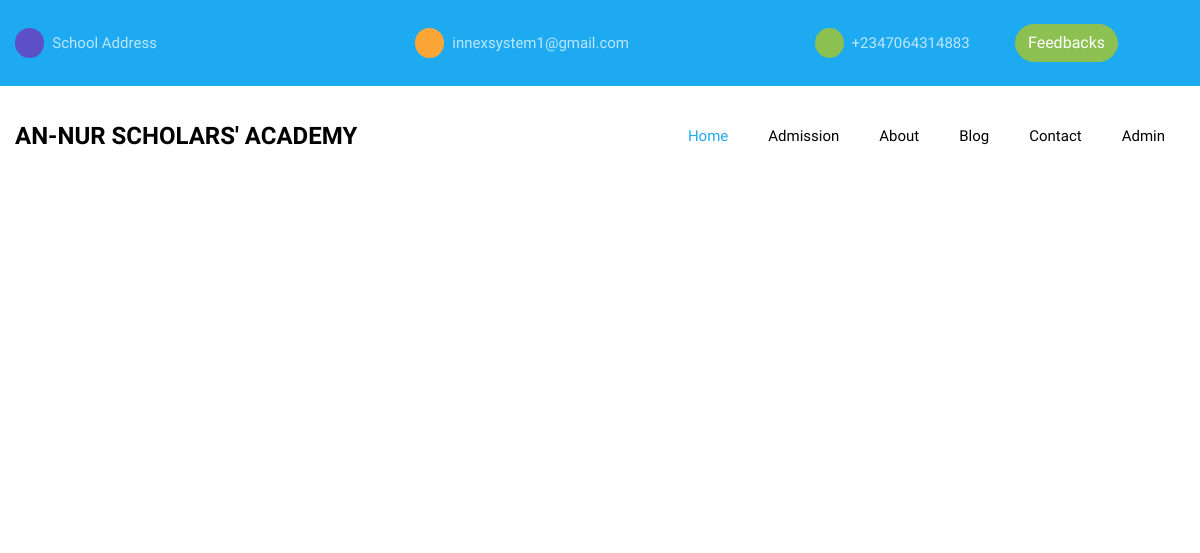
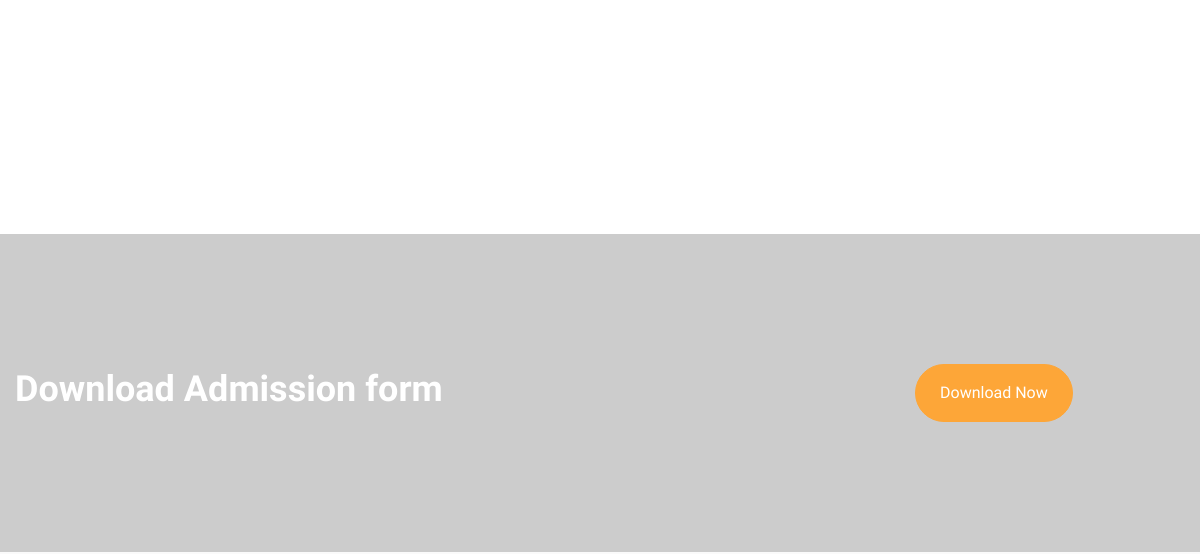
Before: / (upper part) with the older database file (2 pictures, top to bottom).
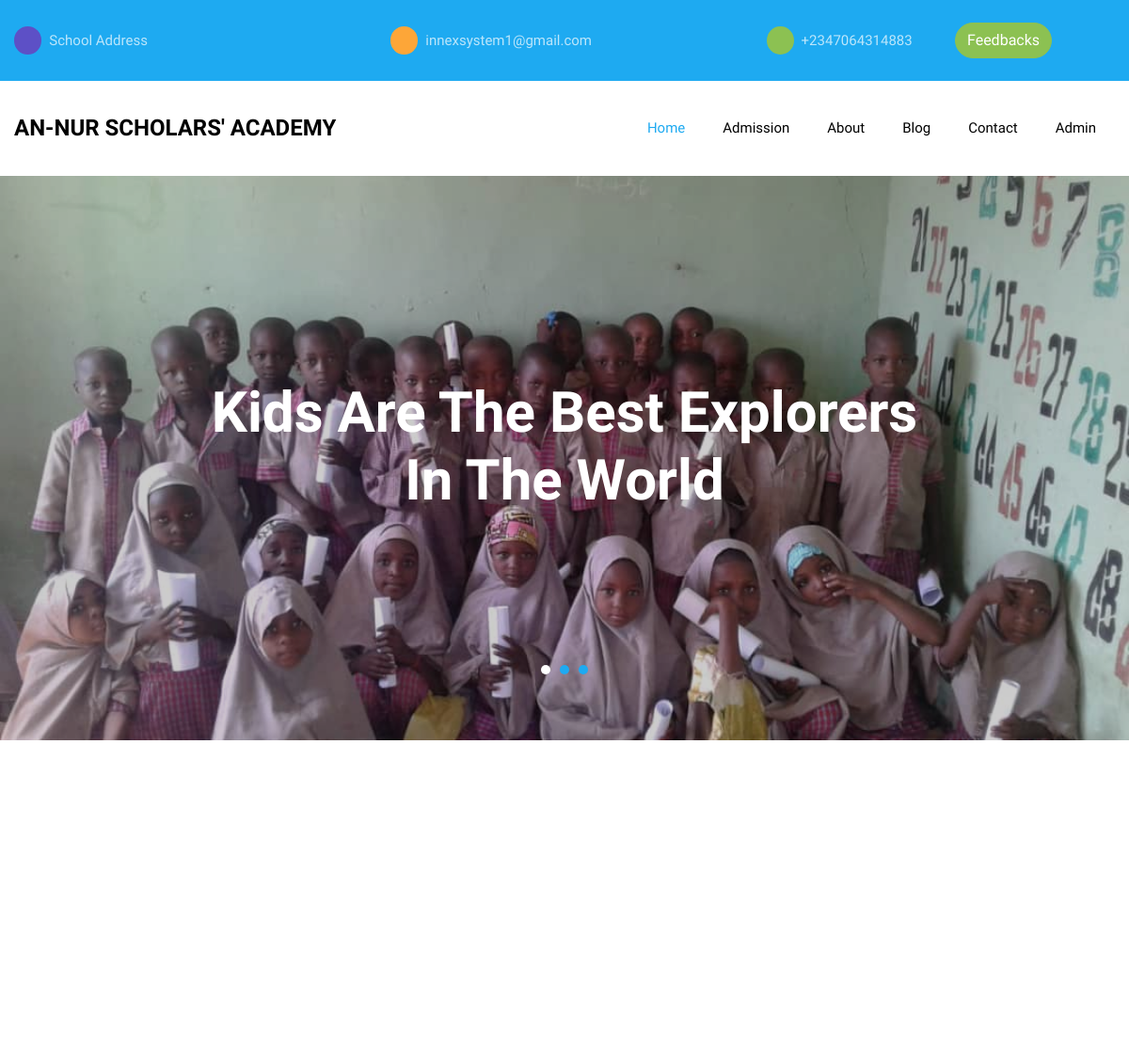
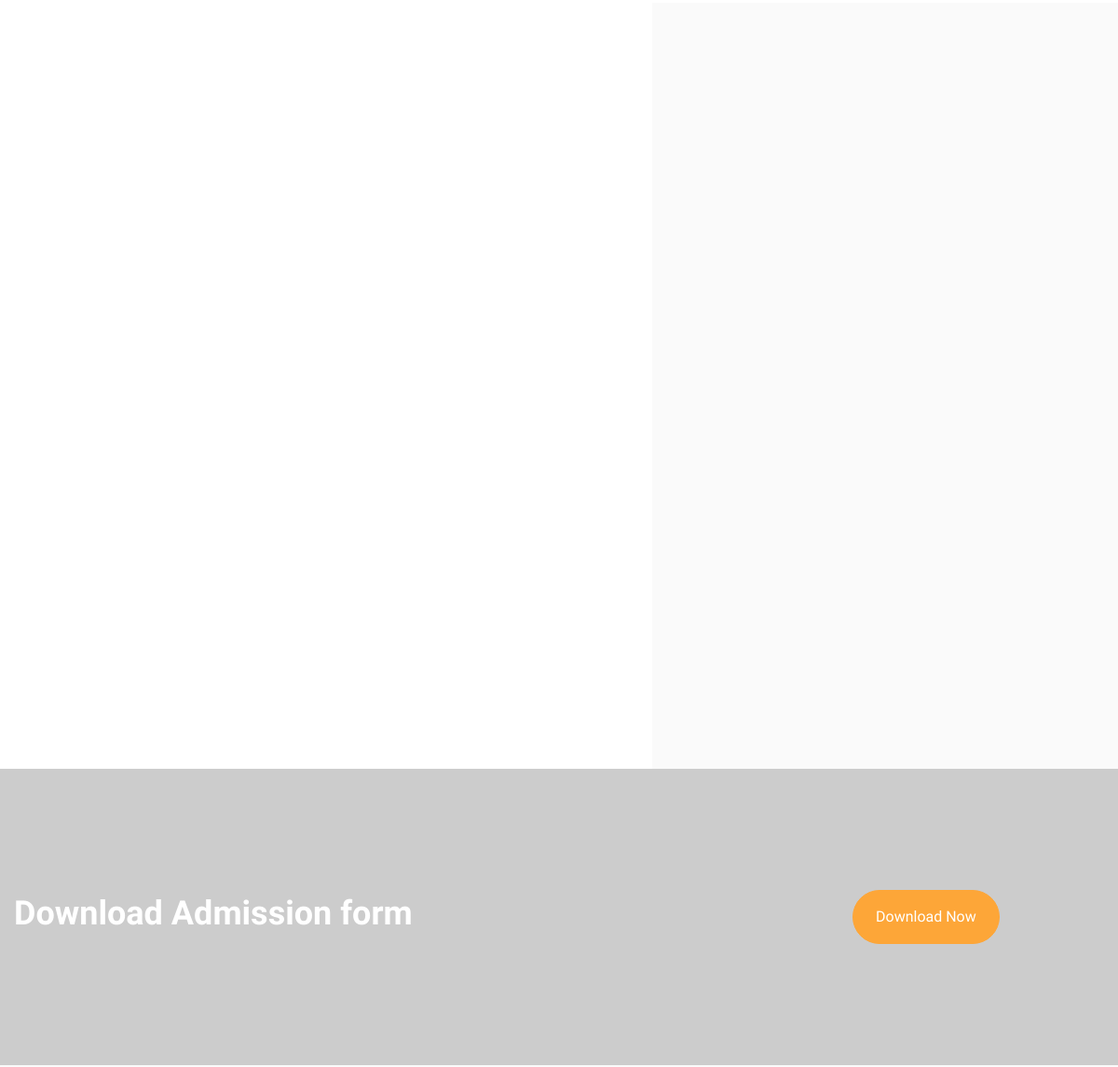
After: the same page with the newer database file (2 pictures, top to bottom).
### tables this page shows
CREATE TABLE `sliders` (
  `slider_id` int(11) NOT NULL,
  `slider_caption` text NOT NULL,
  `slider_date` varchar(225) NOT NULL,
  `slider_image` varchar(225) NOT NULL
);

### content-home.php (the view, shortened to what this page needs)
<?php
$query = "SELECT * FROM main_contents";
$select_all_main = mysqli_query($connection, $query);
?>
<section class="ftco-services ftco-no-pb">
    <div class="container-wrap">
        <div class="row no-gutters">
        </div>
    </div>
</section>
<section class="ftco-section ftco-no-pt ftc-no-pb" id="about">
    <div class="container">
        <?php
        while ($row = mysqli_fetch_assoc($select_all_main)) {
            ?>
        <div class="row">
            <div class="col-md-5 order-md-last wrap-about py-5 wrap-about bg-light">
            </div>
        </div>
        <?php
        }
        ?>
    </div>
</section>
<section class="ftco-intro" style="background-image: url(images/admission.jpg);" data-stellar-background-ratio="0.5">
    <div class="overlay"></div>
    <div class="container">
        <div class="row">
            <div class="col-md-9">
                <h2>Download Admission form </h2>
            </div>
            <div class="col-md-3 d-flex align-items-center">
                <p class="mb-0"><a href="admission.php" class="btn btn-secondary px-4 py-3">Download Now </a></p>
            </div>
        </div>
    </div>
</section>

### slider.php
<?php
$query = "SELECT * FROM sliders";
$select_all_slides = mysqli_query($connection, $query);
?>
<section class="home-slider owl-carousel">
    <?php
    while ($row = mysqli_fetch_assoc($select_all_slides)) {
        $slider_caption = $row['slider_caption'];
        $slider_image = $row['slider_image'];
        ?>
    <div class="slider-item" style="background-image:url(images/slider/<?php echo $slider_image; ?>);">
        <div class="overlay"></div>
        <div class="container">
            <div class="row no-gutters slider-text align-items-center justify-content-center"
                data-scrollax-parent="true">
                <div class="col-md-8 text-center ftco-animate">
                    <h1 class="mb-4"><?php echo $slider_caption; ?></span></h1>
                </div>
            </div>
        </div>
    </div>
    <?php
    }
    ?>
</section>

Changed rows visible on the page:
added sliders: slider_image (picture), slider_caption "Kids Are The Best Explorers In The World"
